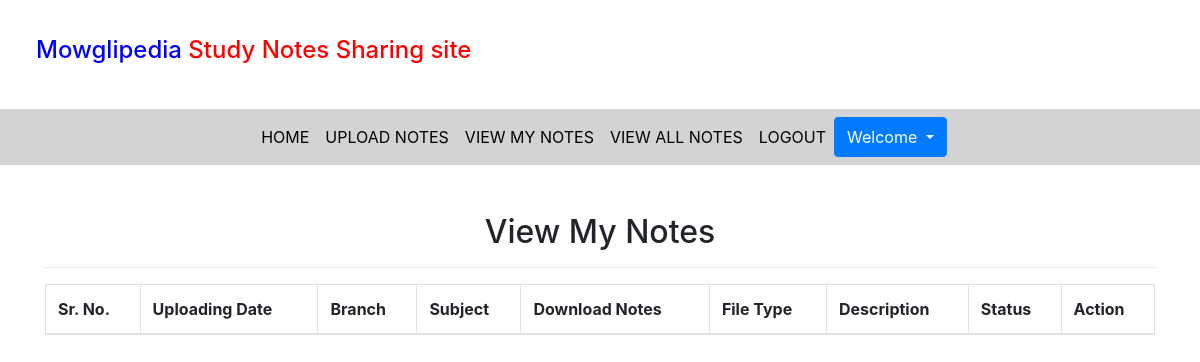
/view_mynotes/ (signed in), run on an earlier commit of the app's database.
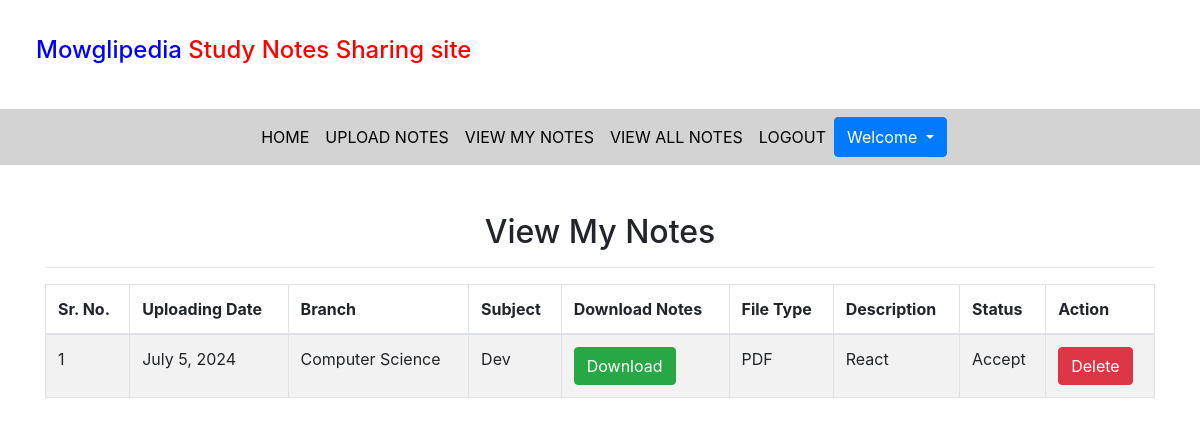
And on a later commit of the database.
### notes/models.py (models this page shows, shortened)
class Notes(models.Model):
    user = models.ForeignKey(User,on_delete=models.CASCADE)
    uploadingdate = models.DateField(default=date.today())
    branch = models.CharField(max_length=30)
    subject = models.CharField(max_length=30)
    notesfile = models.FileField(null=True)
    filetype = models.CharField(max_length=30,null=True)
    description = models.CharField(max_length=200)
    status = models.CharField(max_length=15)

### notes/views.py (the view)
# urls.py: path('view_mynotes/', view_mynotes, name='view_mynotes'),
def view_mynotes(request):
    if not request.user.is_authenticated:
        return redirect('login')
    user = User.objects.get(id=request.user.id)
    notes = Notes.objects.filter(user = user)
    d = {'notes': notes,}
    return render(request, 'view_mynotes.html', d)

### notes/templates/view_mynotes.html (shortened to what this page needs)
{% extends 'user_nav.html' %}
{% load static %}
{% block body %}
<link rel="stylesheet" href="https://cdn.datatables.net/2.0.8/css/dataTables.bootstrap4.css">
<div class="container mt-5">
    <h2 class="text-center">View My Notes</h2>
    <hr>
    <div class="table-responsive">
        <table class="table table-bordered table-striped" id="example">
            <thead>
                <tr>
                    <th>Sr. No.</th>
                    <th>Uploading Date</th>
                    <th>Branch</th>
                    <th>Subject</th>
                    <th>Download Notes</th>
                    <th>File Type</th>
                    <th>Description</th>
                    <th>Status</th>
                    <th>Action</th>
                </tr>
            </thead>
            <tbody>
                {% for note in notes %}
                <tr>
                    <td>{{ forloop.counter }}</td>
                    <td>{{ note.uploadingdate }}</td>
                    <td>{{ note.branch }}</td>
                    <td>{{ note.subject }}</td>
                    <td><a href="{{ note.notesfile.url }}" class="btn btn-success" download>Download</a></td>
                    <td>{{ note.filetype }}</td>
                    <td>{{ note.description }}</td>
                    <td>{{ note.status }}</td>
                    <td><a href="{% url 'delete_mynotes' note.id %}" class="btn btn-danger" onclick="return confirm('Are you sure you want to delete?')">Delete</a></td>
                </tr>
                {% endfor %}
            </tbody>
        </table>
    </div>
</div>
{% endblock %}

What changed in the data, as far as the page shows it:
added Notes: uploadingdate "July 5, 2024", branch "Computer Science", subject "Dev", filetype "PDF", description "React", status "Accept"
